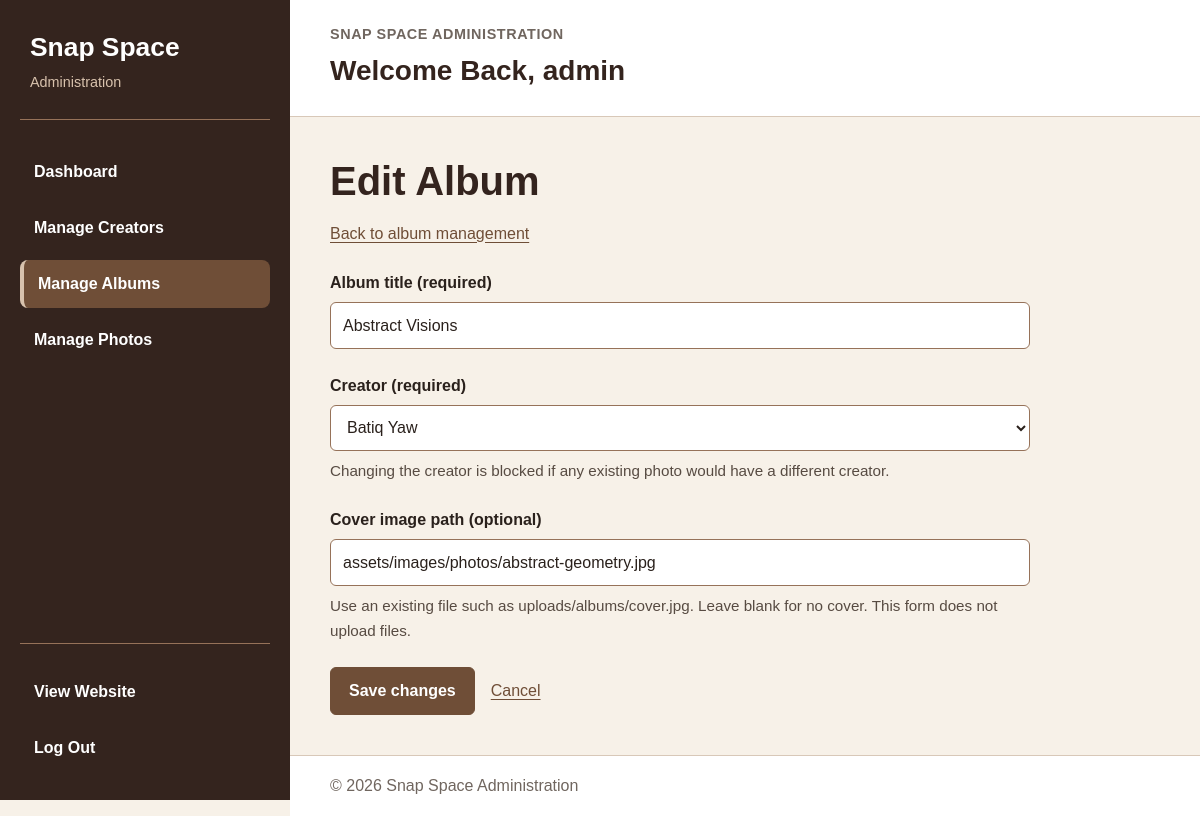
Page /admin/edit-album.php?id=7 (signed in) on the committed database.
### tables this page shows
CREATE TABLE `album` (
  `idalbum` int(11) NOT NULL,
  `title` varchar(45) DEFAULT NULL,
  `imageurl` varchar(100) DEFAULT NULL,
  `idcreator` int(11) NOT NULL
);

CREATE TABLE `creator` (
  `idcreator` int(11) NOT NULL,
  `name` varchar(100) DEFAULT NULL,
  `website` varchar(100) DEFAULT NULL,
  `imageurl` varchar(100) DEFAULT NULL
);

### admin/edit-album.php (the view, shortened to what this page needs)
<?php
require_once __DIR__ . '/../includes/db.php';
$pdo->setAttribute(PDO::ATTR_ERRMODE, PDO::ERRMODE_EXCEPTION);
$escape = static function ($value) { return htmlspecialchars((string) $value, ENT_QUOTES | ENT_SUBSTITUTE, 'UTF-8'); };
$positiveId = static function ($value) {
    return is_string($value) && preg_match('/^[1-9][0-9]*$/D', $value)
        ? filter_var($value, FILTER_VALIDATE_INT, ['options' => ['min_range' => 1]]) : false;
};
$editing = true;
$pageTitle = $editing ? 'Edit Album' : 'Add Album';
$errors = [];
$creators = [];
$title = '';
$imageurl = '';
$creatorId = false;
$available = true;
$id = $editing ? $positiveId($_GET['id'] ?? null) : null;
try {
    if ($available && $editing) {
        $statement = $pdo->prepare('SELECT * FROM album WHERE idalbum = :id');
        $statement->execute(['id' => $id]);
        $album = $statement->fetch(PDO::FETCH_ASSOC);
        if (!$album) { http_response_code(404); $errors[] = 'This album does not exist or has been deleted.'; $available = false; }
        else { $title = (string) $album['title']; $imageurl = (string) $album['imageurl']; $creatorId = (int) $album['idcreator']; }
    }
    if ($available) {
        $statement = $pdo->prepare('SELECT idcreator, name FROM creator ORDER BY name, idcreator');
        $statement->execute();
        $creators = $statement->fetchAll(PDO::FETCH_ASSOC);
    }
} catch (PDOException $exception) {
    if ($pdo->inTransaction()) { $pdo->rollBack(); }
    http_response_code(503);
    $errors[] = 'The album could not be loaded or saved. Please try again. No partial changes were saved.';
    $available = false;
}
require __DIR__ . '/../includes/admin-header.php';
?>
<link rel="stylesheet" href="../css/album.css">
<section class="album-module album-admin">
    <h1><?= $escape($pageTitle) ?></h1><p><a href="manage-albums.php">Back to album management</a></p>
    <?php if ($available): ?>
    <form method="post" action="<?= $editing ? 'edit-album.php?id=' . (int) $id : 'add-album.php' ?>" class="album-form">
        <div><label for="title">Album title (required)</label><input id="title" name="title" maxlength="45" required value="<?= $escape($title) ?>"></div>
        <div><label for="idcreator">Creator (required)</label><select id="idcreator" name="idcreator" required><option value="">Choose a creator</option>
            <?php foreach ($creators as $creator): ?><option value="<?= (int) $creator['idcreator'] ?>" <?= (int) $creatorId === (int) $creator['idcreator'] ? 'selected' : '' ?>><?= $escape($creator['name']) ?></option><?php endforeach; ?>
        </select><?php if ($editing): ?><p class="album-help">Changing the creator is blocked if any existing photo would have a different creator.</p><?php endif; ?></div>
        <div><label for="imageurl">Cover image path (optional)</label><input id="imageurl" name="imageurl" maxlength="100" value="<?= $escape($imageurl) ?>" aria-describedby="image-help"><p id="image-help" class="album-help">Use an existing file such as uploads/albums/cover.jpg. Leave blank for no cover. This form does not upload files.</p></div>
        <div class="album-actions"><button class="album-button" type="submit" <?= !$creators ? 'disabled' : '' ?>><?= $editing ? 'Save changes' : 'Add album' ?></button><a href="manage-albums.php">Cancel</a></div>
    </form>
    <?php endif; ?>
</section>
<?php require __DIR__ . '/../includes/admin-footer.php'; ?>

### css/admin.css (style rules this page uses)
:root { --admin-brown-dark: #34241e; --admin-brown-primary: #6f4e37; --admin-brown-medium: #967259; --admin-brown-light: #d8c2ad; --admin-cream: #f7f1e8; --admin-cream-dark: #ede2d5; --admin-white: #ffffff; --admin-text: #2a211c; --admin-muted: #70665f; --admin-border: #d8c8b8; --admin-danger: #a33d3d; --admin-success: #3e7651; --admin-radius: 8px; --admin-sidebar-width: 290px; }
* { box-sizing: border-box; }
html { scroll-behavior: smooth; }
body { margin: 0; font-family: Arial, Helvetica, sans-serif; color: var(--admin-text); background-color: var(--admin-cream); line-height: 1.5; }
a { color: inherit; }
button, input, select, textarea { font: inherit; }

### css/album.css (style rules this page uses)
.album-module { --album-brown: #6f4e37; --album-dark: #34241e; --album-border: #d8c8b8; box-sizing: border-box; width: min(1160px, 100%); margin: 0 auto; padding: 32px 20px; color: #2a211c; font-family: Arial, Helvetica, sans-serif; line-height: 1.6; overflow-wrap: anywhere; }
.album-module *, .album-module *::before, .album-module *::after { box-sizing: border-box; }
.album-module h1 { margin: 0 0 12px; color: var(--album-dark); font-size: clamp(1.8rem, 4vw, 2.5rem); line-height: 1.2; }
.album-module a { color: var(--album-brown); text-underline-offset: 3px; }
.album-module label { display: block; margin-bottom: 6px; font-weight: 700; }
.album-module input, .album-module select { width: 100%; min-width: 0; min-height: 46px; padding: 10px 12px; border: 1px solid #967259; border-radius: 6px; background: #fff; color: #2a211c; font: inherit; }
.album-module .album-button { display: inline-flex; justify-content: center; align-items: center; min-height: 46px; padding: 10px 18px; border: 1px solid var(--album-brown); border-radius: 6px; background: var(--album-brown); color: #fff; font: inherit; font-weight: 700; text-decoration: none; cursor: pointer; }
.album-heading, .album-actions { display: flex; flex-wrap: wrap; align-items: center; gap: 16px; }
.album-actions > a { display: inline-flex; align-items: center; min-height: 44px; }
.album-admin { padding: 0; }
.album-form { display: grid; gap: 24px; max-width: 700px; margin-top: 24px; }
.album-help { margin: 8px 0 0; color: #574b42; font-size: .95rem; }

### rows in the picture
album: title "Abstract Visions", idcreator "Batiq Yaw", imageurl "assets/images/photos/abstract-geometry.jpg"

### other values in the picture
$adminName "admin"
$escape($pageTitle) "Edit Album"
